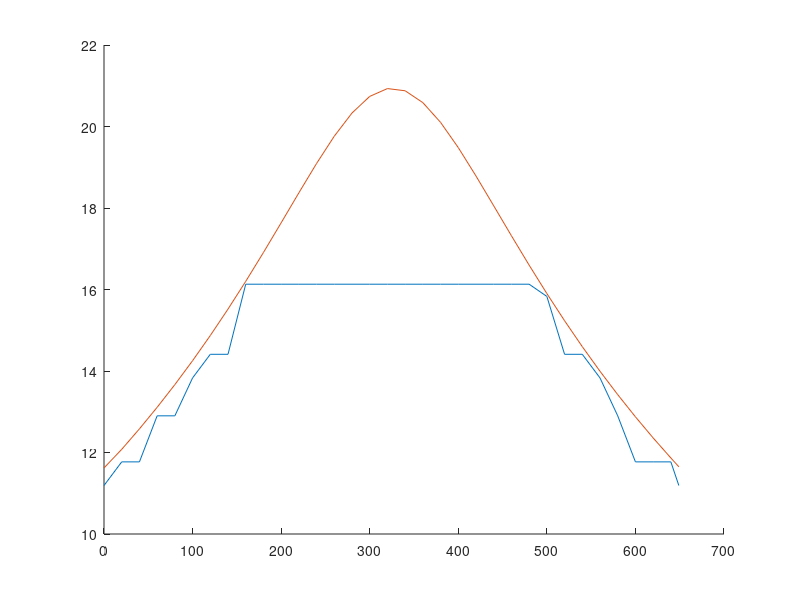

Recreate this plot in MATLAB.
clc
clear all
close all


load('MODCOD.mat')
load('Pase_CN.mat')

CN = Pase(1).CN{Pase(1).max_idx};
idx = zeros(size(CN,1));
%mod = zeros(length(idx),1);

    idx = [modcod(1,1) <= CN]';
    mod(idx==1) = modcod(1,1);
for i = 2:length(modcod)-1
    
    idx = [modcod(i,1) <= CN & modcod(i-1,1) >= CN]';
    mod(idx==1) = modcod(i,1);
    
end

figure()
    hold on
    plot(Pase(1).t{Pase(1).max_idx}, mod)
    plot(Pase(1).t{Pase(1).max_idx}, Pase(1).CN{Pase(1).max_idx})
